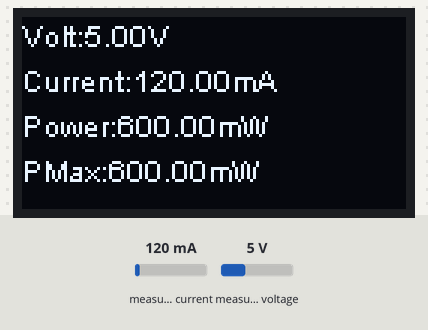
Simulated run of this sketch. Board: ESP8266 (NodeMCU). Shown: 128×64 one-colour display. Inputs (shaded band) come from the test bench; at power-on: measured current 120 mA, measured voltage 5 V. What the sketch prints to the serial monitor is not drawn.

Above: at 2.2 s.
2.3 s: measured current set to 40 mA
At 3.8 s:
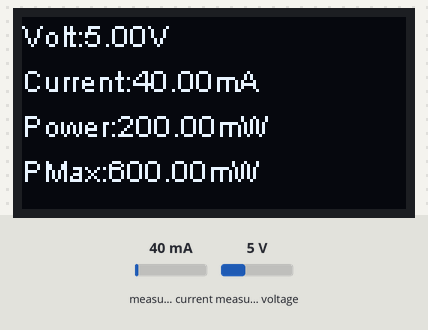
5.3 s: measured voltage set to 0.3 V
At 7.0 s:
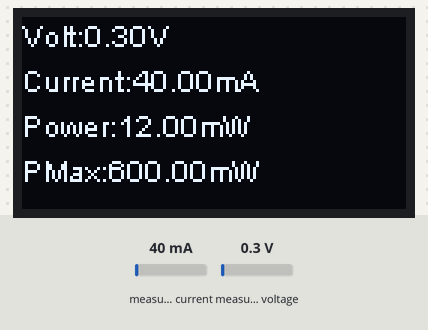
8.3 s: measured current set to 500 mA
At 9.1 s:
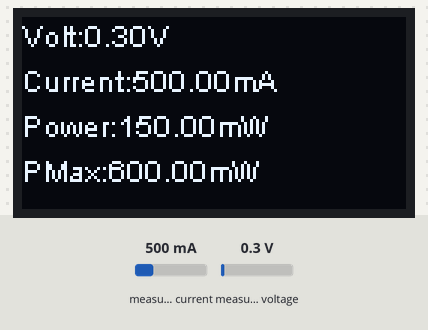
10.8 s: measured voltage set to 3.8 V
At 12.0 s:
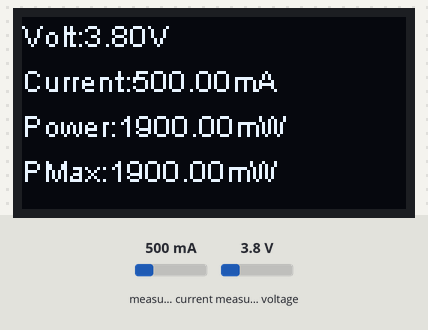
Timing chart, 0 to 13.8 s (numbered marks = the images above; inputs shaded):
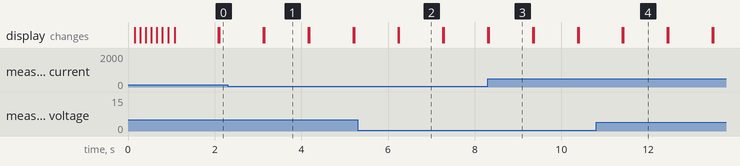

Measured:
- after the input at 2.3 s, the display: first differs from a run without the input after 0.85 s (image 1)
- after the input at 5.3 s, the display: first differs from a run without the input after 0.95 s (image 2)
- after the input at 8.3 s, the display: first differs from a run without the input at once (image 3)
- after the input at 10.8 s, the display: first differs from a run without the input after 0.63 s (image 4)
- what the display in image 1 shows lasts 1.1 s, from 3.1 s to 4.2 s

The sketch:

MeasuringCircuit_Software.ino
```cpp
#include "SSD1306Wire.h"
//oled
const int I2C_ADDR = 0x3c;              // olediic地址
#define SDA_PIN 4                       // io4
#define SCL_PIN 5                       // io5

#include <Wire.h>
#include <INA226_WE.h>
#define I2C_ADDRESS 0x40 // 定义 INA226 的 I2C 位址

/* 新建oled屏幕对象，输入IIC地址，SDA和SCL引脚号 */
SSD1306Wire oled(I2C_ADDR, SDA_PIN, SCL_PIN);

INA226_WE ina226 = INA226_WE(I2C_ADDRESS); // 新建INA226对象，设置iic地址

float PowerMax;
//测试屏幕显示
void drawRect(void) {
  for (int16_t i=0; i<oled.getHeight()/2; i+=2) {
    oled.drawRect(i, i, oled.getWidth()-2*i, oled.getHeight()-2*i);
    oled.display();
    delay(50);
  }
}
void setup() {
  Serial.begin(115200); //串口频率

 /*  oled初始化 */
  oled.init();
  oled.flipScreenVertically();
  oled.setContrast(255);
  drawRect();
  oled.clear(); oled.display();

  Wire.begin(4,5,10000000);
  ina226.init();

  ina226.setResistorRange(0.01, 7.0);
  ina226.setCorrectionFactor(0.93);

  Serial.println("INA226OK");

  ina226.waitUntilConversionCompleted();
}
void loop(){
  float shuntVoltage_mV = 0.0;
  float loadVoltage_V = 0.0;
  float busVoltage_V = 0.0;
  float current_mA = 0.0;
  float power_mW = 0.0;

  ina226.readAndClearFlags();
  shuntVoltage_mV = ina226.getShuntVoltage_mV();
  busVoltage_V = ina226.getBusVoltage_V();
  current_mA = ina226.getCurrent_mA();
  power_mW = ina226.getBusPower();
  loadVoltage_V  = busVoltage_V + (shuntVoltage_mV / 1000);
  if(power_mW>PowerMax) {PowerMax=power_mW;}
  /* 显示字母 */
  oled.setFont(ArialMT_Plain_10);
  oled.drawString(0,0, "Volt:"+String(busVoltage_V)+"V");
  oled.drawString(0,15, "Current:"+String(current_mA)+"mA");
  oled.drawString(0,30, "Power:"+String(power_mW)+"mW");
  oled.drawString(0,45, "PMax:"+String(PowerMax)+"mW");
  oled.display();
  Serial.println("V:"+String(busVoltage_V)+"mV"+"I:"+String(current_mA)+"mA"+"P:"+String(power_mW)+"mW");
  delay(1000);
  oled.clear();
  oled.display();
}
```
